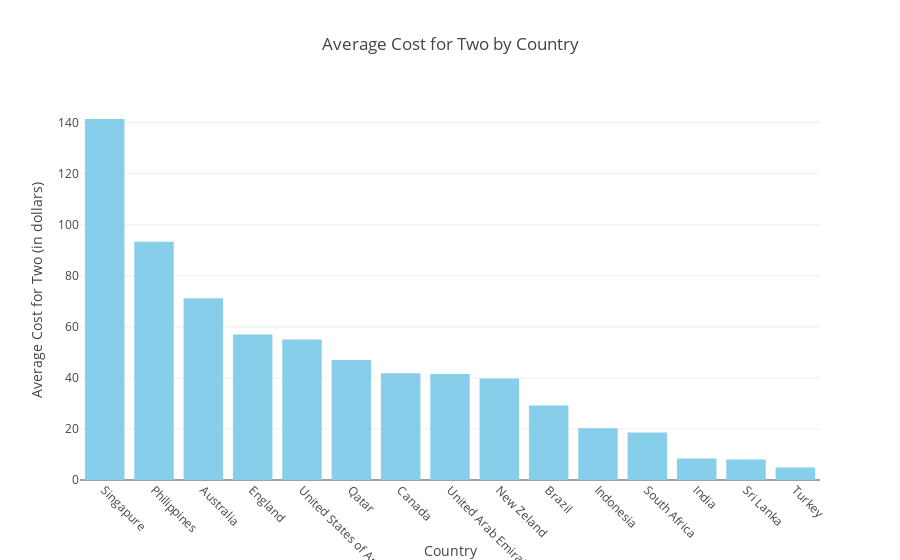

Notebook code for this chart:
### Markdown cell above
#### 2.13 Average Cost For Two in each Country.

### Code cell
def countries_avg_cost_chart():
    # Bar plot of average cost for two in dollars in each country
    df_cost_by_country = ( df.loc[ : , ["country", "dollar_average_cost_for_two"] ].groupby( ["country"] ).mean()
                                                                                   .sort_values("dollar_average_cost_for_two", ascending=False)
                                                                                   .reset_index() )

    # Plot
    fig = go.Figure()

    fig.add_trace(go.Bar(
        x=df_cost_by_country['country'],
        y=df_cost_by_country['dollar_average_cost_for_two'],
        marker_color='skyblue' ))

    fig.update_layout(
        title='Average Cost for Two by Country',
        xaxis_title='Country',
        yaxis_title='Average Cost for Two (in dollars)', title_x=0.5,
        xaxis=dict(tickangle=45, tickmode='array'))

    return fig

countries_avg_cost_chart()

### Figure 1 — Plotly figure (JSON) as saved in the notebook; plotly's stock layout.template omitted (floating-point values rounded to 4 significant figures)
{"data": [{"marker": {"color": "skyblue"}, "type": "bar", "x": ["Singapure", "Philippines", "Australia", "England", "United States of America", "Qatar", "Canada", "United Arab Emirates", "New Zeland", "Brazil", "Indonesia", "South Africa", "India", "Sri Lanka", "Turkey"], "y": [141.4, 93.31, 71.2, 57.0, 55.03, 46.98, 41.86, 41.5, 39.78, 29.15, 20.3, 18.66, 8.453, 7.996, 4.886]}], "layout": {"autosize": true, "title": {"text": "Average Cost for Two by Country", "x": 0.5}, "xaxis": {"autorange": true, "range": [-0.5, 14.5], "tickangle": 45, "tickmode": "array", "title": {"text": "Country"}, "type": "category"}, "yaxis": {"autorange": true, "range": [0, 148.9], "title": {"text": "Average Cost for Two (in dollars)"}, "type": "linear"}}}
